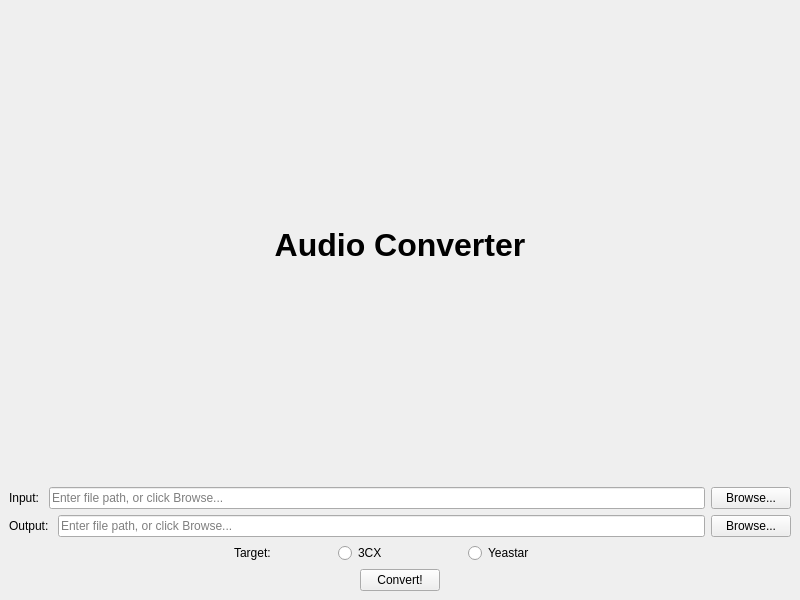
<?xml version="1.0" encoding="UTF-8"?>
<ui version="4.0">
 <class>MainWindow</class>
 <widget class="QMainWindow" name="MainWindow">
  <property name="geometry">
   <rect>
    <x>0</x>
    <y>0</y>
    <width>800</width>
    <height>600</height>
   </rect>
  </property>
  <property name="windowTitle">
   <string>AudioConverter</string>
  </property>
  <property name="styleSheet">
   <string notr="true">background-color: 1e1e1e</string>
  </property>
  <widget class="QWidget" name="centralwidget">
   <property name="styleSheet">
    <string notr="true"/>
   </property>
   <layout class="QVBoxLayout" name="verticalLayout">
    <item>
     <layout class="QHBoxLayout" name="titleLayout">
      <item>
       <widget class="QLabel" name="Title">
        <property name="font">
         <font>
          <pointsize>24</pointsize>
          <bold>true</bold>
         </font>
        </property>
        <property name="text">
         <string>Audio Converter</string>
        </property>
        <property name="alignment">
         <set>Qt::AlignmentFlag::AlignCenter</set>
        </property>
       </widget>
      </item>
     </layout>
    </item>
    <item>
     <layout class="QHBoxLayout" name="inFileLayout">
      <item>
       <widget class="QLabel" name="inTextLabel">
        <property name="text">
         <string>Input: </string>
        </property>
       </widget>
      </item>
      <item>
       <widget class="QLineEdit" name="inFilePath">
        <property name="styleSheet">
         <string notr="true"/>
        </property>
        <property name="placeholderText">
         <string>Enter file path, or click Browse...</string>
        </property>
       </widget>
      </item>
      <item>
       <widget class="QPushButton" name="inBrowseButton">
        <property name="text">
         <string>Browse...</string>
        </property>
       </widget>
      </item>
     </layout>
    </item>
    <item>
     <layout class="QHBoxLayout" name="outFileLayout">
      <item>
       <widget class="QLabel" name="outTextLabel">
        <property name="text">
         <string>Output: </string>
        </property>
       </widget>
      </item>
      <item>
       <widget class="QLineEdit" name="outFilePath">
        <property name="styleSheet">
         <string notr="true"/>
        </property>
        <property name="placeholderText">
         <string>Enter file path, or click Browse...</string>
        </property>
       </widget>
      </item>
      <item>
       <widget class="QPushButton" name="outBrowseButton">
        <property name="text">
         <string>Browse...</string>
        </property>
       </widget>
      </item>
     </layout>
    </item>
    <item>
     <layout class="QHBoxLayout" name="TargetLayout">
      <item>
       <spacer name="horizontalSpacer_2">
        <property name="orientation">
         <enum>Qt::Orientation::Horizontal</enum>
        </property>
        <property name="sizeType">
         <enum>QSizePolicy::Policy::Fixed</enum>
        </property>
        <property name="sizeHint" stdset="0">
         <size>
          <width>200</width>
          <height>20</height>
         </size>
        </property>
       </spacer>
      </item>
      <item>
       <widget class="QLabel" name="targetLabel">
        <property name="sizePolicy">
         <sizepolicy hsizetype="Preferred" vsizetype="Preferred">
          <horstretch>0</horstretch>
          <verstretch>0</verstretch>
         </sizepolicy>
        </property>
        <property name="text">
         <string>Target:</string>
        </property>
        <property name="margin">
         <number>0</number>
        </property>
        <property name="indent">
         <number>25</number>
        </property>
       </widget>
      </item>
      <item>
       <widget class="QRadioButton" name="radio3cx">
        <property name="text">
         <string>3CX</string>
        </property>
       </widget>
      </item>
      <item>
       <widget class="QRadioButton" name="radioYeastar">
        <property name="text">
         <string>Yeastar</string>
        </property>
       </widget>
      </item>
      <item>
       <spacer name="horizontalSpacer">
        <property name="orientation">
         <enum>Qt::Orientation::Horizontal</enum>
        </property>
        <property name="sizeType">
         <enum>QSizePolicy::Policy::Fixed</enum>
        </property>
        <property name="sizeHint" stdset="0">
         <size>
          <width>200</width>
          <height>20</height>
         </size>
        </property>
       </spacer>
      </item>
     </layout>
    </item>
    <item>
     <layout class="QHBoxLayout" name="convertLayout">
      <item>
       <widget class="QPushButton" name="convertButton">
        <property name="sizePolicy">
         <sizepolicy hsizetype="Fixed" vsizetype="Fixed">
          <horstretch>0</horstretch>
          <verstretch>0</verstretch>
         </sizepolicy>
        </property>
        <property name="text">
         <string>Convert!</string>
        </property>
        <property name="iconSize">
         <size>
          <width>16</width>
          <height>16</height>
         </size>
        </property>
       </widget>
      </item>
     </layout>
    </item>
   </layout>
  </widget>
 </widget>
 <resources/>
 <connections/>
</ui>
